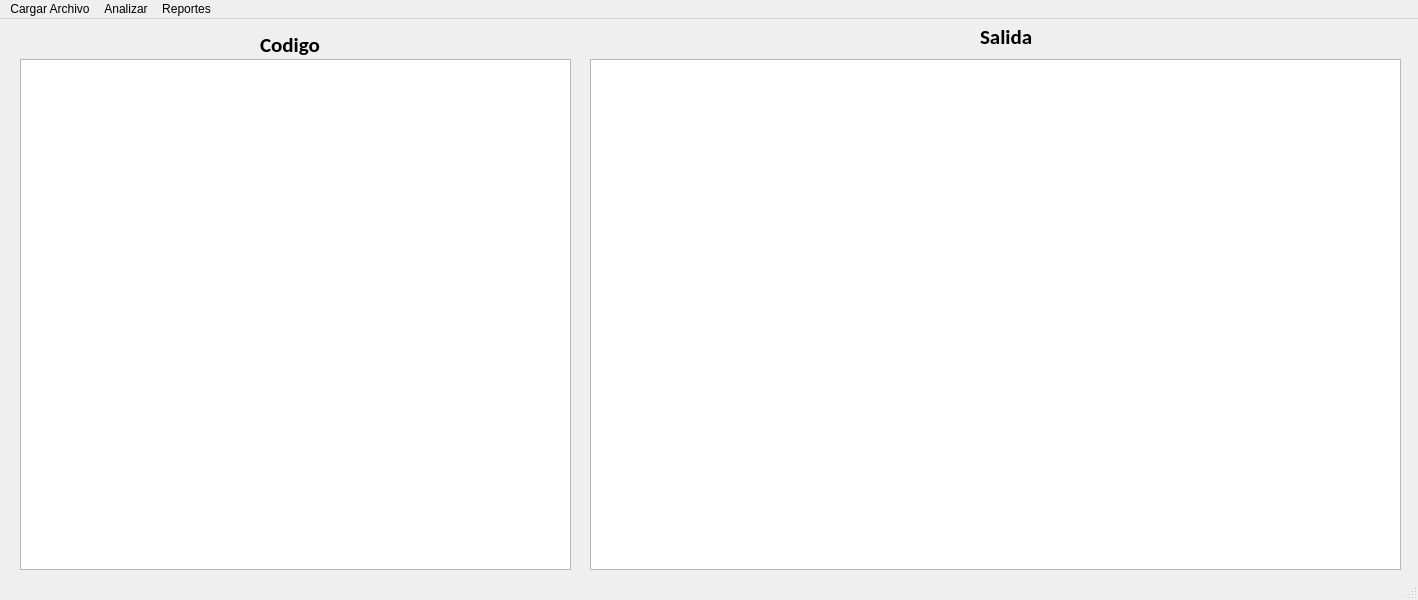
<?xml version="1.0" encoding="UTF-8"?>
<ui version="4.0">
 <class>MainWindow</class>
 <widget class="QMainWindow" name="MainWindow">
  <property name="geometry">
   <rect>
    <x>0</x>
    <y>0</y>
    <width>1418</width>
    <height>600</height>
   </rect>
  </property>
  <property name="windowTitle">
   <string>Proyecto 2</string>
  </property>
  <widget class="QWidget" name="centralwidget">
   <widget class="QPlainTextEdit" name="txtCodigo">
    <property name="geometry">
     <rect>
      <x>20</x>
      <y>40</y>
      <width>551</width>
      <height>511</height>
     </rect>
    </property>
   </widget>
   <widget class="QPlainTextEdit" name="plainTextEdit_2">
    <property name="geometry">
     <rect>
      <x>590</x>
      <y>40</y>
      <width>811</width>
      <height>511</height>
     </rect>
    </property>
   </widget>
   <widget class="QLabel" name="lblCodigo">
    <property name="geometry">
     <rect>
      <x>260</x>
      <y>10</y>
      <width>71</width>
      <height>31</height>
     </rect>
    </property>
    <property name="font">
     <font>
      <family>Calibri</family>
      <pointsize>16</pointsize>
      <weight>75</weight>
      <bold>true</bold>
     </font>
    </property>
    <property name="text">
     <string>Codigo</string>
    </property>
   </widget>
   <widget class="QLabel" name="lblSalida">
    <property name="geometry">
     <rect>
      <x>980</x>
      <y>10</y>
      <width>61</width>
      <height>16</height>
     </rect>
    </property>
    <property name="font">
     <font>
      <family>Calibri</family>
      <pointsize>16</pointsize>
      <weight>75</weight>
      <bold>true</bold>
     </font>
    </property>
    <property name="text">
     <string>Salida</string>
    </property>
   </widget>
  </widget>
  <widget class="QMenuBar" name="menubar">
   <property name="geometry">
    <rect>
     <x>0</x>
     <y>0</y>
     <width>1418</width>
     <height>21</height>
    </rect>
   </property>
   <widget class="QMenu" name="menuCargar_Archivo">
    <property name="title">
     <string>Cargar Archivo</string>
    </property>
   </widget>
   <widget class="QMenu" name="menuAnalizar">
    <property name="title">
     <string>Analizar</string>
    </property>
   </widget>
   <widget class="QMenu" name="menuReportes">
    <property name="title">
     <string>Reportes</string>
    </property>
    <addaction name="actionTokens"/>
    <addaction name="actionErrores"/>
    <addaction name="actionArbol_de_derivacion"/>
   </widget>
   <addaction name="menuCargar_Archivo"/>
   <addaction name="menuAnalizar"/>
   <addaction name="menuReportes"/>
  </widget>
  <widget class="QStatusBar" name="statusbar"/>
  <action name="actionTokens">
   <property name="text">
    <string>Tokens</string>
   </property>
  </action>
  <action name="actionErrores">
   <property name="text">
    <string>Errores</string>
   </property>
  </action>
  <action name="actionArbol_de_derivacion">
   <property name="text">
    <string>Arbol de derivacion</string>
   </property>
  </action>
 </widget>
 <resources/>
 <connections/>
</ui>
